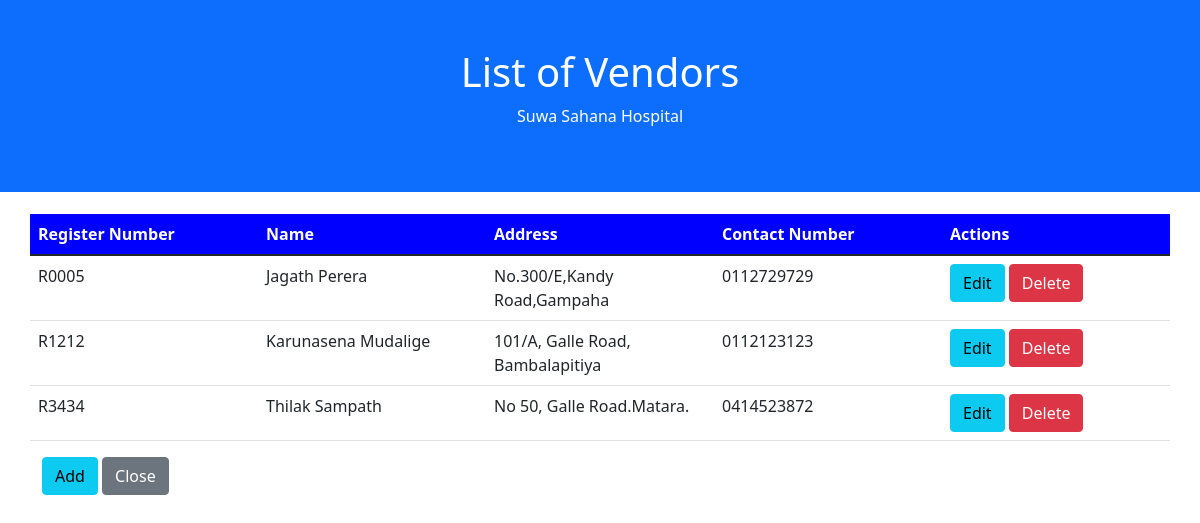
The app's page /pages/vendors.php with its own data.
### tables this page shows
CREATE TABLE `vendor` (
  `Reg_No` varchar(5) NOT NULL,
  `Name` varchar(40) NOT NULL,
  `Address` varchar(40) NOT NULL,
  `ContactNo` varchar(10) NOT NULL
);

### pages/vendors.php (the view, shortened to what this page needs)
<?php
$database = createMySQLConn();
$res_select = $database->query("SELECT * FROM `vendor`");
?>
<!doctype html>
<html lang="en">
<head>
    <link href="https://cdn.jsdelivr.net/npm/bootstrap@5.1.1/dist/css/bootstrap.min.css" rel="stylesheet"
>
</head>
<body>
<div class="container-fluid p-5 bg-primary text-white text-center">
    <h1>List of Vendors</h1>
    <p>Suwa Sahana Hospital</p>
</div>
<div class="container-fluid" style="margin-top: 20px;" id="nav-bed">
    <div class="container">
        <div class="row justify-content-center">
            <table class="table table-hover">
                <col style="width: 16%;" />
                <col style="width: 16%;" />
                <col style="width: 16%;" />
                <col style="width: 16%;" />
                <col style="width: 16%;" />
                <thead style="background-color: blue; color: white">
                <tr>
                    <th scope="col">Register Number</th>
                    <th scope="col">Name</th>
                    <th scope="col">Address</th>
                    <th scope="col">Contact Number</th>
                    <th scope="col">Actions</th>
                </tr>
                </thead>
                <?php
                $row_count = 0;
                while ($row = $res_select->fetch_assoc()): ?>
                    <tr id="row-<?=$row_count?>">
                        <td><?=$row['Reg_No']?></td>
                        <td><?=$row['Name']?></td>
                        <td><?=$row['Address']?></td>
                        <td><?=$row['ContactNo']?></td>
                        <td>
                            <a href="#row-edit-<?=$row_count?>" class="btn btn-info data-row-toggle">Edit</a>
                            <a href="<?php echo htmlspecialchars($_SERVER["PHP_SELF"]); ?>?delete=<?=$row['Reg_No']?>" class="btn btn-danger">Delete</a>
                        </td>
                    </tr>
                                <a href="#row-<?=$row_count++?>" class="btn btn-danger update-row-toggle">Close</a>
                <?php endwhile; ?>
            </table>
        </div>
    </div>
    <div class="container">
        <a href="#row-add" class="btn btn-info btn-block" id="btn-add">Add</a>
        <a href="<?php echo $_SESSION['previous_page']; ?>" class="btn btn-secondary btn-block">Close</a>
    </div>
</div>
</body>
</html>

### records on screen
vendor: Reg_No "R0005", Name "Jagath Perera", Address "No.300/E,Kandy Road,Gampaha", ContactNo "0112729729"
vendor: Reg_No "R1212", Name "Karunasena Mudalige", Address "101/A, Galle Road, Bambalapitiya", ContactNo "0112123123"
vendor: Reg_No "R3434", Name "Thilak Sampath", Address "No 50, Galle Road.Matara.", ContactNo "0414523872"
